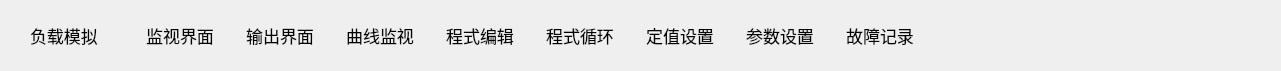
   <widget class="QWidget" name="PermissionSetting" native="true">
    <property name="geometry">
     <rect>
      <x>0</x>
      <y>490</y>
      <width>1281</width>
      <height>71</height>
     </rect>
    </property>
    <widget class="QLabel" name="permission_setting_title">
     <property name="geometry">
      <rect>
       <x>30</x>
       <y>20</y>
       <width>80</width>
       <height>30</height>
      </rect>
     </property>
     <property name="font">
      <font>
       <pointsize>13</pointsize>
      </font>
     </property>
     <property name="text">
      <string>负载模拟</string>
     </property>
    </widget>
    <widget class="QLabel" name="page_1">
     <property name="geometry">
      <rect>
       <x>140</x>
       <y>20</y>
       <width>80</width>
       <height>30</height>
      </rect>
     </property>
     <property name="font">
      <font>
       <pointsize>13</pointsize>
      </font>
     </property>
     <property name="text">
      <string>监视界面</string>
     </property>
     <property name="alignment">
      <set>Qt::AlignCenter</set>
     </property>
    </widget>
    <widget class="QLabel" name="page_2">
     <property name="geometry">
      <rect>
       <x>240</x>
       <y>20</y>
       <width>80</width>
       <height>30</height>
      </rect>
     </property>
     <property name="font">
      <font>
       <pointsize>13</pointsize>
      </font>
     </property>
     <property name="text">
      <string>输出界面</string>
     </property>
     <property name="alignment">
      <set>Qt::AlignCenter</set>
     </property>
    </widget>
    <widget class="QLabel" name="page_3">
     <property name="geometry">
      <rect>
       <x>340</x>
       <y>20</y>
       <width>80</width>
       <height>30</height>
      </rect>
     </property>
     <property name="font">
      <font>
       <pointsize>13</pointsize>
      </font>
     </property>
     <property name="text">
      <string>曲线监视</string>
     </property>
     <property name="alignment">
      <set>Qt::AlignCenter</set>
     </property>
    </widget>
    <widget class="QLabel" name="page_4">
     <property name="geometry">
      <rect>
       <x>440</x>
       <y>20</y>
       <width>80</width>
       <height>30</height>
      </rect>
     </property>
     <property name="font">
      <font>
       <pointsize>13</pointsize>
      </font>
     </property>
     <property name="text">
      <string>程式编辑</string>
     </property>
     <property name="alignment">
      <set>Qt::AlignCenter</set>
     </property>
    </widget>
    <widget class="QLabel" name="page_5">
     <property name="geometry">
      <rect>
       <x>540</x>
       <y>20</y>
       <width>80</width>
       <height>30</height>
      </rect>
     </property>
     <property name="font">
      <font>
       <pointsize>13</pointsize>
      </font>
     </property>
     <property name="text">
      <string>程式循环</string>
     </property>
     <property name="alignment">
      <set>Qt::AlignCenter</set>
     </property>
    </widget>
    <widget class="QLabel" name="page_6">
     <property name="geometry">
      <rect>
       <x>640</x>
       <y>20</y>
       <width>80</width>
       <height>30</height>
      </rect>
     </property>
     <property name="font">
      <font>
       <pointsize>13</pointsize>
      </font>
     </property>
     <property name="text">
      <string>定值设置</string>
     </property>
     <property name="alignment">
      <set>Qt::AlignCenter</set>
     </property>
    </widget>
    <widget class="QLabel" name="page_7">
     <property name="geometry">
      <rect>
       <x>740</x>
       <y>20</y>
       <width>80</width>
       <height>30</height>
      </rect>
     </property>
     <property name="font">
      <font>
       <pointsize>13</pointsize>
      </font>
     </property>
     <property name="text">
      <string>参数设置</string>
     </property>
     <property name="alignment">
      <set>Qt::AlignCenter</set>
     </property>
    </widget>
    <widget class="QLabel" name="page_8">
     <property name="geometry">
      <rect>
       <x>840</x>
       <y>20</y>
       <width>80</width>
       <height>30</height>
      </rect>
     </property>
     <property name="font">
      <font>
       <pointsize>13</pointsize>
      </font>
     </property>
     <property name="text">
      <string>故障记录</string>
     </property>
     <property name="alignment">
      <set>Qt::AlignCenter</set>
     </property>
    </widget>
   </widget>
